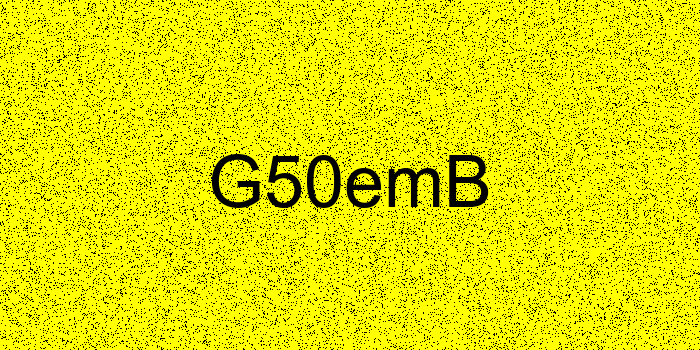

Write Python code to recreate this figure.
import random
from PIL import Image, ImageDraw, ImageFont

def generate_captcha(width, height, length):
    # Create a blank image with a yellow background
    image = Image.new('RGB', (width, height), 'yellow')
    draw = ImageDraw.Draw(image)
    
    # Define the characters to be used in the CAPTCHA
    characters = 'ABCDEFGHIJKLMNOPQRSTUVWXYZabcdefghijklmnopqrstuvwxyz1234567890'
    
    # Generate a random string of the specified length
    captcha_text = ''.join(random.sample(characters, length))
    
    # Define the font and its size
    font = ImageFont.truetype('arial.ttf', 72)
    
    # Calculate the text size and position it in the center
    text_width, text_height = draw.textsize(captcha_text, font)
    text_x = (width - text_width) / 2
    text_y = (height - text_height) / 2
    
    # Draw the text on the image
    draw.text((text_x, text_y), captcha_text, font=font, fill='black')
    
    # Add some noise to the image
    for x in range(width):
        for y in range(height):
            if random.random() < 0.1:
                draw.point((x, y), fill='black')
    
    # Return the generated CAPTCHA image and the corresponding text
    return image, captcha_text

width = 700  # Width of the CAPTCHA image
height = 350  # Height of the CAPTCHA image
length = 6   # Length of the CAPTCHA text

captcha_image, captcha_text = generate_captcha(width, height, length)
captcha_image.save('captcha.png')